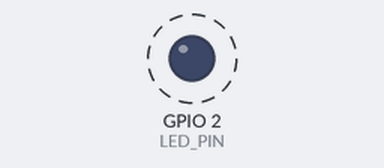
Simulated run of this program. Board: ESP32. Parts: output pins drawn as LEDs (lit = HIGH). Dashed ring = blinking. What the program prints to the serial monitor is not drawn.

Above: at 0.2 s.
Timing chart, 0 to 3.0 s (numbered marks = the images above):
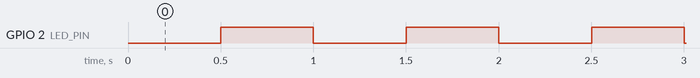

The program:

main.cpp
```cpp
#include <Arduino.h>

constexpr uint8_t LED_PIN = 2;

bool ledState = false;
uint32_t lastToggle = 0;

void setup() {
    Serial.begin(115200);

    pinMode(LED_PIN, OUTPUT);
    digitalWrite(LED_PIN, LOW);

    Serial.println();
    Serial.println("=================================");
    Serial.println("CHUAN BI 3 - ESP32 + WOKWI");
    Serial.println("Board: ESP32 DevKit v1");
    Serial.println("PlatformIO: esp32dev");
    Serial.println("Serial Monitor: 115200");
    Serial.println("Simulation started");
    Serial.println("=================================");
}

void loop() {
    const uint32_t now = millis();

    if (now - lastToggle >= 500) {
        lastToggle = now;

        ledState = !ledState;
        digitalWrite(LED_PIN, ledState);

        Serial.printf(
            "t=%lu ms | LED=%s\n",
            now,
            ledState ? "ON" : "OFF"
        );
    }
}
```

Measured:
- by itself, GPIO 2 (LED_PIN): alternates HIGH for 0.50 s and LOW for 0.50 s
